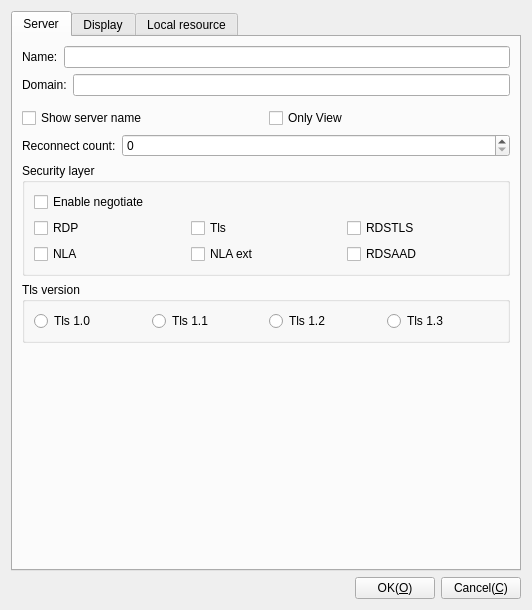
<?xml version="1.0" encoding="UTF-8"?>
<ui version="4.0">
 <class>CDlgSetFreeRDP</class>
 <widget class="QDialog" name="CDlgSetFreeRDP">
  <property name="geometry">
   <rect>
    <x>0</x>
    <y>0</y>
    <width>532</width>
    <height>610</height>
   </rect>
  </property>
  <property name="windowTitle">
   <string>FreeRdp Settings</string>
  </property>
  <property name="windowIcon">
   <iconset>
    <normaloff>:/image/App</normaloff>:/image/App</iconset>
  </property>
  <layout class="QGridLayout" name="gridLayout_10">
   <item row="0" column="0">
    <widget class="QTabWidget" name="tabWidget">
     <property name="currentIndex">
      <number>0</number>
     </property>
     <property name="movable">
      <bool>false</bool>
     </property>
     <widget class="QWidget" name="Server">
      <attribute name="title">
       <string>Server</string>
      </attribute>
      <layout class="QGridLayout" name="gridLayout_2">
       <item row="0" column="0">
        <layout class="QHBoxLayout" name="horizontalLayout_11">
         <item>
          <widget class="QLabel" name="label_6">
           <property name="text">
            <string>Name:</string>
           </property>
          </widget>
         </item>
         <item>
          <widget class="QLineEdit" name="leName">
           <property name="toolTip">
            <string>Connecter name</string>
           </property>
           <property name="statusTip">
            <string>Connecter name</string>
           </property>
           <property name="whatsThis">
            <string>Connecter name</string>
           </property>
          </widget>
         </item>
        </layout>
       </item>
       <item row="1" column="0">
        <layout class="QHBoxLayout" name="horizontalLayout_5">
         <item>
          <widget class="QLabel" name="label_5">
           <property name="text">
            <string>Domain:</string>
           </property>
          </widget>
         </item>
         <item>
          <widget class="QLineEdit" name="leDomain"/>
         </item>
        </layout>
       </item>
       <item row="2" column="0">
        <widget class="CParameterNetUI" name="wNet" native="true"/>
       </item>
       <item row="3" column="0">
        <layout class="QHBoxLayout" name="horizontalLayout_7">
         <item>
          <widget class="QCheckBox" name="cbShowServerName">
           <property name="text">
            <string>Show server name</string>
           </property>
          </widget>
         </item>
         <item>
          <widget class="QCheckBox" name="cbOnlyView">
           <property name="text">
            <string>Only View</string>
           </property>
          </widget>
         </item>
        </layout>
       </item>
       <item row="4" column="0">
        <layout class="QHBoxLayout" name="horizontalLayout_8">
         <item>
          <widget class="QLabel" name="label_8">
           <property name="sizePolicy">
            <sizepolicy hsizetype="Preferred" vsizetype="Preferred">
             <horstretch>0</horstretch>
             <verstretch>0</verstretch>
            </sizepolicy>
           </property>
           <property name="text">
            <string>Reconnect count:</string>
           </property>
          </widget>
         </item>
         <item>
          <widget class="QSpinBox" name="sbReconnect">
           <property name="sizePolicy">
            <sizepolicy hsizetype="Expanding" vsizetype="Fixed">
             <horstretch>0</horstretch>
             <verstretch>0</verstretch>
            </sizepolicy>
           </property>
           <property name="toolTip">
            <string>&lt;html&gt;&lt;head/&gt;&lt;body&gt;&lt;p&gt;0: don't reconnect&lt;/p&gt;&lt;p&gt;&amp;gt;0: reconnect count&lt;/p&gt;&lt;/body&gt;&lt;/html&gt;</string>
           </property>
           <property name="statusTip">
            <string>Reconnect count</string>
           </property>
           <property name="whatsThis">
            <string>&lt;html&gt;&lt;head/&gt;&lt;body&gt;&lt;p&gt;0: don't reconnect&lt;/p&gt;&lt;p&gt;&amp;gt;0: reconnect count&lt;/p&gt;&lt;/body&gt;&lt;/html&gt;</string>
           </property>
           <property name="maximum">
            <number>99999</number>
           </property>
          </widget>
         </item>
        </layout>
       </item>
       <item row="5" column="0">
        <widget class="QGroupBox" name="gbSecurity">
         <property name="title">
          <string>Security layer</string>
         </property>
         <property name="checkable">
          <bool>false</bool>
         </property>
         <layout class="QGridLayout" name="gridLayout">
          <item row="2" column="0">
           <layout class="QHBoxLayout" name="horizontalLayout">
            <item>
             <widget class="QCheckBox" name="cbSecurityNLA">
              <property name="text">
               <string>NLA</string>
              </property>
             </widget>
            </item>
            <item>
             <widget class="QCheckBox" name="cbSecurityNlaExt">
              <property name="text">
               <string>NLA ext</string>
              </property>
             </widget>
            </item>
            <item>
             <widget class="QCheckBox" name="cbSecurityRDSAAD">
              <property name="text">
               <string>RDSAAD</string>
              </property>
             </widget>
            </item>
           </layout>
          </item>
          <item row="1" column="0">
           <layout class="QHBoxLayout" name="horizontalLayout_2">
            <item>
             <widget class="QCheckBox" name="cbSecurityRDP">
              <property name="text">
               <string>RDP</string>
              </property>
             </widget>
            </item>
            <item>
             <widget class="QCheckBox" name="cbSecurityTls">
              <property name="text">
               <string>Tls</string>
              </property>
             </widget>
            </item>
            <item>
             <widget class="QCheckBox" name="cbSecurityRDSTLS">
              <property name="text">
               <string>RDSTLS</string>
              </property>
             </widget>
            </item>
           </layout>
          </item>
          <item row="0" column="0">
           <widget class="QCheckBox" name="cbSecurityEnable">
            <property name="text">
             <string>Enable negotiate</string>
            </property>
           </widget>
          </item>
         </layout>
        </widget>
       </item>
       <item row="6" column="0">
        <widget class="QGroupBox" name="groupBox_4">
         <property name="title">
          <string>Tls version</string>
         </property>
         <layout class="QGridLayout" name="gridLayout_9">
          <item row="0" column="0">
           <widget class="QRadioButton" name="rbTls1_0">
            <property name="text">
             <string>Tls 1.0</string>
            </property>
           </widget>
          </item>
          <item row="0" column="1">
           <widget class="QRadioButton" name="rbTls1_1">
            <property name="text">
             <string>Tls 1.1</string>
            </property>
           </widget>
          </item>
          <item row="0" column="2">
           <widget class="QRadioButton" name="rbTls1_2">
            <property name="text">
             <string>Tls 1.2</string>
            </property>
           </widget>
          </item>
          <item row="0" column="3">
           <widget class="QRadioButton" name="rbTls1_3">
            <property name="text">
             <string>Tls 1.3</string>
            </property>
           </widget>
          </item>
         </layout>
        </widget>
       </item>
       <item row="7" column="0">
        <spacer name="verticalSpacer">
         <property name="orientation">
          <enum>Qt::Orientation::Vertical</enum>
         </property>
         <property name="sizeHint" stdset="0">
          <size>
           <width>20</width>
           <height>40</height>
          </size>
         </property>
        </spacer>
       </item>
      </layout>
     </widget>
     <widget class="QWidget" name="Display">
      <attribute name="title">
       <string>Display</string>
      </attribute>
      <layout class="QGridLayout" name="gridLayout_4">
       <item row="1" column="0">
        <layout class="QHBoxLayout" name="horizontalLayout_6">
         <item>
          <widget class="QLabel" name="label_7">
           <property name="text">
            <string>Remote color depth:</string>
           </property>
           <property name="wordWrap">
            <bool>true</bool>
           </property>
          </widget>
         </item>
         <item>
          <widget class="QComboBox" name="cbColorDepth"/>
         </item>
        </layout>
       </item>
       <item row="4" column="0">
        <spacer name="verticalSpacer_2">
         <property name="orientation">
          <enum>Qt::Orientation::Vertical</enum>
         </property>
         <property name="sizeHint" stdset="0">
          <size>
           <width>20</width>
           <height>131</height>
          </size>
         </property>
        </spacer>
       </item>
       <item row="0" column="0">
        <widget class="QGroupBox" name="groupBox">
         <property name="title">
          <string>Remote desktop size:</string>
         </property>
         <layout class="QGridLayout" name="gridLayout_3">
          <item row="0" column="0">
           <layout class="QHBoxLayout" name="horizontalLayout_10">
            <item>
             <widget class="QRadioButton" name="rbLocalScreen">
              <property name="text">
               <string>Local screen</string>
              </property>
             </widget>
            </item>
           </layout>
          </item>
          <item row="1" column="0">
           <layout class="QHBoxLayout" name="horizontalLayout_9">
            <item>
             <widget class="QRadioButton" name="rbSelect">
              <property name="text">
               <string>Select size:</string>
              </property>
             </widget>
            </item>
            <item>
             <widget class="QComboBox" name="cbDesktopSize">
              <property name="sizePolicy">
               <sizepolicy hsizetype="Expanding" vsizetype="Fixed">
                <horstretch>0</horstretch>
                <verstretch>0</verstretch>
               </sizepolicy>
              </property>
              <property name="editable">
               <bool>false</bool>
              </property>
             </widget>
            </item>
            <item>
             <widget class="QPushButton" name="pbSizeEdit">
              <property name="sizePolicy">
               <sizepolicy hsizetype="Minimum" vsizetype="Fixed">
                <horstretch>0</horstretch>
                <verstretch>0</verstretch>
               </sizepolicy>
              </property>
              <property name="text">
               <string>...</string>
              </property>
             </widget>
            </item>
           </layout>
          </item>
          <item row="2" column="0">
           <widget class="QCheckBox" name="cbAllMonitor">
            <property name="text">
             <string>Use all local monitors for remote sessions</string>
            </property>
           </widget>
          </item>
         </layout>
        </widget>
       </item>
       <item row="2" column="0">
        <widget class="QGroupBox" name="groupBox_5">
         <property name="title">
          <string>Performance</string>
         </property>
         <layout class="QGridLayout" name="gridLayout_11">
          <item row="0" column="0">
           <widget class="QLabel" name="label">
            <property name="text">
             <string>Choose your connection speed to optimize performance</string>
            </property>
           </widget>
          </item>
          <item row="1" column="0">
           <widget class="QComboBox" name="cbConnectType"/>
          </item>
          <item row="2" column="0">
           <widget class="QLabel" name="label_2">
            <property name="text">
             <string>Features related to connection quality:</string>
            </property>
           </widget>
          </item>
          <item row="3" column="0">
           <layout class="QHBoxLayout" name="horizontalLayout_3">
            <item>
             <widget class="QCheckBox" name="cbDesktopBackground">
              <property name="text">
               <string>Desktop background</string>
              </property>
             </widget>
            </item>
            <item>
             <widget class="QCheckBox" name="cbFontSmoothing">
              <property name="text">
               <string>Font smoothing</string>
              </property>
             </widget>
            </item>
           </layout>
          </item>
          <item row="4" column="0">
           <layout class="QHBoxLayout" name="horizontalLayout_13">
            <item>
             <widget class="QCheckBox" name="cbDesktopCompositing">
              <property name="text">
               <string>Desktop compositing</string>
              </property>
             </widget>
            </item>
            <item>
             <widget class="QCheckBox" name="cbMenuAnims">
              <property name="text">
               <string>Menus and window animations</string>
              </property>
             </widget>
            </item>
           </layout>
          </item>
          <item row="5" column="0">
           <widget class="QCheckBox" name="cbWindowDrag">
            <property name="text">
             <string>Displays the contents of the window when dragging</string>
            </property>
           </widget>
          </item>
          <item row="6" column="0">
           <widget class="QCheckBox" name="cbThemes">
            <property name="text">
             <string>Visual theme</string>
            </property>
           </widget>
          </item>
         </layout>
        </widget>
       </item>
      </layout>
     </widget>
     <widget class="QWidget" name="LocalResource">
      <attribute name="title">
       <string>Local resource</string>
      </attribute>
      <layout class="QGridLayout" name="gridLayout_7">
       <item row="1" column="0">
        <widget class="QCheckBox" name="cbPrinter">
         <property name="toolTip">
          <string>Printer: Redirection the local printers to the remote computer</string>
         </property>
         <property name="statusTip">
          <string>Printer: Redirection the local printers to the remote computer</string>
         </property>
         <property name="whatsThis">
          <string>Printer: Redirection the local printers to the remote computer</string>
         </property>
         <property name="text">
          <string>Printer: Redirection the local printers to the remote computer</string>
         </property>
         <property name="checked">
          <bool>true</bool>
         </property>
        </widget>
       </item>
       <item row="4" column="0">
        <widget class="QGroupBox" name="groupBox_3">
         <property name="toolTip">
          <string>Redirect the following selected drives to the remote computer</string>
         </property>
         <property name="statusTip">
          <string>Redirect the following selected drives to the remote computer</string>
         </property>
         <property name="whatsThis">
          <string>Redirect the following selected drives to the remote computer</string>
         </property>
         <property name="title">
          <string>Drive: Redirect the following selected drives to the remote computer</string>
         </property>
         <layout class="QGridLayout" name="gridLayout_6">
          <item row="0" column="0">
           <widget class="QTreeView" name="tvDrive">
            <property name="selectionMode">
             <enum>QAbstractItemView::SelectionMode::MultiSelection</enum>
            </property>
           </widget>
          </item>
          <item row="1" column="0">
           <layout class="QHBoxLayout" name="horizontalLayout_12">
            <item>
             <widget class="QLabel" name="lbDriveSelected">
              <property name="sizePolicy">
               <sizepolicy hsizetype="Expanding" vsizetype="Preferred">
                <horstretch>0</horstretch>
                <verstretch>0</verstretch>
               </sizepolicy>
              </property>
              <property name="text">
               <string>Selected:</string>
              </property>
             </widget>
            </item>
            <item>
             <widget class="QPushButton" name="pbDriveClearAll">
              <property name="text">
               <string>Clear all</string>
              </property>
             </widget>
            </item>
           </layout>
          </item>
         </layout>
        </widget>
       </item>
       <item row="0" column="0">
        <widget class="QGroupBox" name="groupBox_2">
         <property name="title">
          <string>Audio</string>
         </property>
         <layout class="QGridLayout" name="gridLayout_8">
          <item row="0" column="0">
           <widget class="QGroupBox" name="gbAudio">
            <property name="title">
             <string>Play remote audio</string>
            </property>
            <layout class="QGridLayout" name="gridLayout_5">
             <item row="1" column="0">
              <widget class="QRadioButton" name="rbAudioLocal">
               <property name="text">
                <string>On this computer</string>
               </property>
               <property name="checked">
                <bool>false</bool>
               </property>
              </widget>
             </item>
             <item row="2" column="0">
              <widget class="QRadioButton" name="rbAudioRemote">
               <property name="text">
                <string>On remote computer</string>
               </property>
              </widget>
             </item>
             <item row="3" column="0">
              <widget class="QLineEdit" name="leRdpSnd"/>
             </item>
             <item row="0" column="0">
              <widget class="QRadioButton" name="rbAudioDisable">
               <property name="text">
                <string>Disable</string>
               </property>
               <property name="checked">
                <bool>true</bool>
               </property>
              </widget>
             </item>
            </layout>
           </widget>
          </item>
          <item row="1" column="0">
           <widget class="QCheckBox" name="cbAudin">
            <property name="text">
             <string>Use this computer's microphone on the remote computer</string>
            </property>
            <property name="autoRepeat">
             <bool>false</bool>
            </property>
            <property name="autoExclusive">
             <bool>false</bool>
            </property>
            <property name="tristate">
             <bool>false</bool>
            </property>
           </widget>
          </item>
          <item row="2" column="0">
           <widget class="QLineEdit" name="leAudin"/>
          </item>
         </layout>
        </widget>
       </item>
       <item row="3" column="0">
        <widget class="QCheckBox" name="cbClipboard">
         <property name="toolTip">
          <string>Clipboard: Redirection the clipboard</string>
         </property>
         <property name="statusTip">
          <string>Clipboard: Redirection the clipboard</string>
         </property>
         <property name="whatsThis">
          <string>Clipboard: Redirection the clipboard</string>
         </property>
         <property name="text">
          <string>Clipboard: Redirection the clipboard</string>
         </property>
        </widget>
       </item>
       <item row="2" column="0">
        <widget class="QCheckBox" name="cbEnableLocalInputMethod">
         <property name="text">
          <string>Enable local input method</string>
         </property>
        </widget>
       </item>
      </layout>
     </widget>
    </widget>
   </item>
   <item row="1" column="0">
    <layout class="QHBoxLayout" name="horizontalLayout_4">
     <item>
      <spacer name="horizontalSpacer">
       <property name="orientation">
        <enum>Qt::Orientation::Horizontal</enum>
       </property>
       <property name="sizeHint" stdset="0">
        <size>
         <width>40</width>
         <height>20</height>
        </size>
       </property>
      </spacer>
     </item>
     <item>
      <widget class="QPushButton" name="pbOk">
       <property name="text">
        <string>OK(&amp;O)</string>
       </property>
      </widget>
     </item>
     <item>
      <widget class="QPushButton" name="pbCancel">
       <property name="text">
        <string>Cancel(&amp;C)</string>
       </property>
      </widget>
     </item>
    </layout>
   </item>
  </layout>
 </widget>
 <customwidgets>
  <customwidget>
   <class>CParameterNetUI</class>
   <extends>QWidget</extends>
   <header location="global">ParameterNetUI.h</header>
   <container>1</container>
  </customwidget>
 </customwidgets>
 <tabstops>
  <tabstop>leDomain</tabstop>
  <tabstop>cbOnlyView</tabstop>
  <tabstop>pbOk</tabstop>
  <tabstop>pbCancel</tabstop>
  <tabstop>rbLocalScreen</tabstop>
  <tabstop>rbSelect</tabstop>
  <tabstop>cbDesktopSize</tabstop>
  <tabstop>cbAllMonitor</tabstop>
  <tabstop>cbColorDepth</tabstop>
  <tabstop>tabWidget</tabstop>
 </tabstops>
 <resources/>
 <connections/>
</ui>
